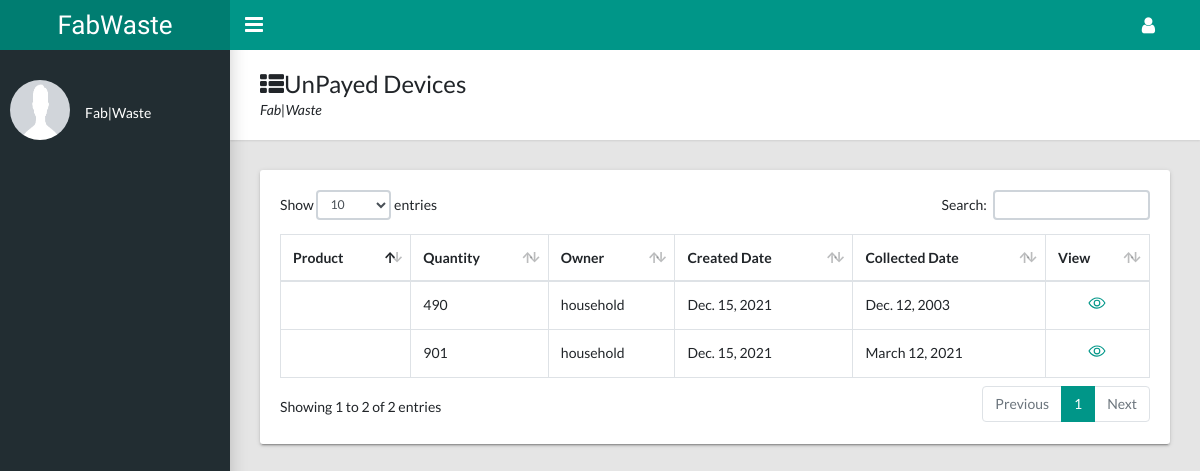
Page /dashboard/un-payed on the earlier database version.
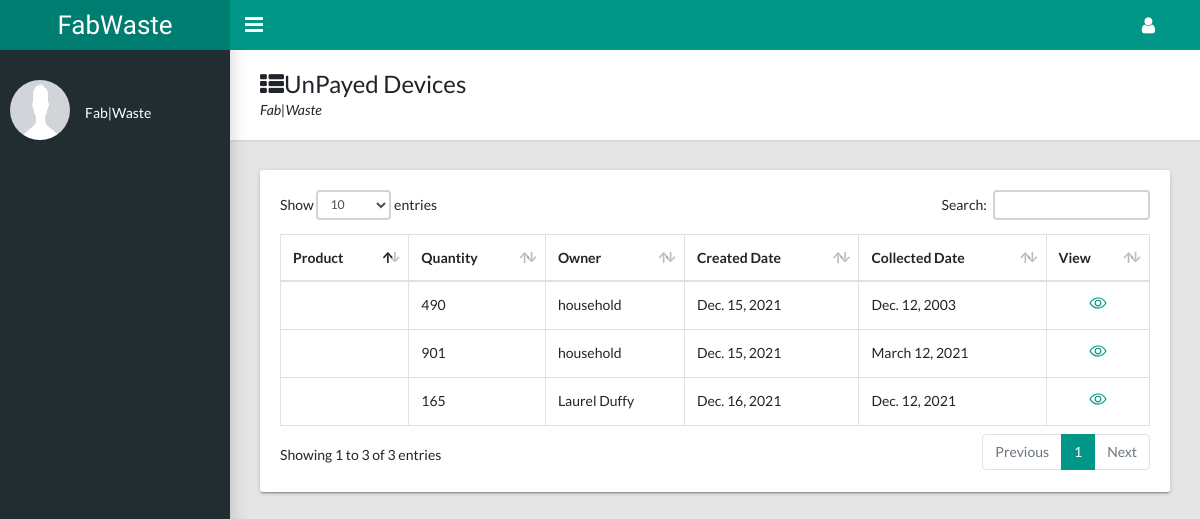
Same page on the later database version.
### products/models.py (models this page shows, shortened)
class Product(models.Model):
    AVAILABILITY = (
        ('Available', 'Available'),
        ('Not_Available', 'Not_Available'),
    )
    STATUS = (
        ('UnSold', 'UnSold'), ('Collected', 'Collected'),
        ('Available', 'Available'), ('Denied', 'Denied'),
    )
    user = models.ForeignKey(UsersAccount, on_delete=models.DO_NOTHING)
    category = models.CharField(max_length=100)
    product_name = models.CharField(max_length=100)
    product_image = models.ImageField(upload_to='media')
    description = models.TextField()
    created_date = models.DateField(auto_now_add=True)
    collected_date = models.DateField()
    quantity = models.IntegerField()
    status = models.CharField(max_length=10, choices=STATUS, default='Pending')
    payed = models.BooleanField(default=False)
    desired_price = models.DecimalField(max_digits=10, decimal_places=0, default=0)
    buying_price = models.DecimalField(max_digits=10, decimal_places=0, default=0)
    selling_price = models.DecimalField(max_digits=10, decimal_places=0, default=0)
    district = models.CharField(max_length=100)
    sector = models.CharField(max_length=100)
    cell = models.CharField(max_length=100)
    village = models.CharField(max_length=100)
    road_number = models.CharField(max_length=100)
    house_number = models.CharField(max_length=100)

### userauth/models.py (models this page shows, shortened)
class UsersAccount(AbstractBaseUser, PermissionsMixin):
    email = models.EmailField(verbose_name='Email Address', unique=True)
    full_name = models.CharField(max_length=50)
    mobile = models.CharField(max_length=12, blank=True)
    is_active = models.BooleanField(default=False)
    is_staff = models.BooleanField(default=False)
    is_house_hold = models.BooleanField(default=False)
    is_agent = models.BooleanField(default=False)
    is_manufacture = models.BooleanField(default=False)
    is_admin = models.BooleanField(default=False)
    location = models.CharField(max_length=100)
    created = models.DateTimeField(auto_now_add=True)
    updated = models.DateTimeField(auto_now=True)
    objects = CustomAccountManager()
    USERNAME_FIELD = 'email'
    REQUIRED_FIELDS = ['full_name']
    class Meta:
        verbose_name = 'Account'
        verbose_name_plural = 'Account'

### dashboard/views.py (the view)
# urls.py: path('un-payed', un_payed_devices, name='un_payed'),
def un_payed_devices(request):
    devices = Product.objects.filter(payed=False).exclude(status='Collected')
    context = {
        'devices': devices,
    }
    return render(request, 'dashboard/not_payed_devices.html', context)

### templates/dashboard/not_payed_devices.html (shortened to what this page needs)
{% extends 'dashboard/dashboard.html' %}
{% load static %}
{% block dashboard_content %}
    <main class="app-content">
      <div class="app-title">
        <div>
          <h1><i class="fa fa-th-list"></i>UnPayed Devices</h1>
          <p>Fab|Waste</p>
        </div>
      </div>
      <div class="row">
        <div class="col-md-12">
          <div class="tile">
            <div class="tile-body">
              <div class="table-responsive">
                <table class="table table-hover table-bordered" id="sampleTable">
                  <thead>
                    <tr>
                      <th>Product</th>
                      <th>Quantity</th>
                      <th>Owner</th>
                      <th>Created Date</th>
                      <th>Collected Date</th>
                      <th>View</th>
                    </tr>
                  </thead>
                  <tbody>
                    {% for device in devices %}
                        <tr>
                          <td>{{ device.product}}</td>
                          <td>{{ device.quantity}}</td>
                          <td>{{ device.user.full_name}}</td>
                          <td>{{ device.created_date}}</td>
                          <td>{{ device.collected_date}}</td>
                          <td>
                            <div class="text-center">
                              <a href=""><ion-icon name="eye-outline" style="font-size: large"></ion-icon></a>
                            </div>
                          </td>
                        </tr>
                    {% endfor %}
                  </tbody>
                </table>
              </div>
            </div>
          </div>
        </div>
      </div>
    </main>
{% endblock %}

Differences in the rows shown:
added Product: quantity "165", user.full_name "Laurel Duffy", created_date "Dec. 16, 2021", collected_date "Dec. 12, 2021"
Other differences:
text written by a page script: "Show entries Search: Showing 1 to 2 of 2 entries Previous 1 Next" → "Show entries Search: Showing 1 to 3 of 3 entries Previous 1 Next"
